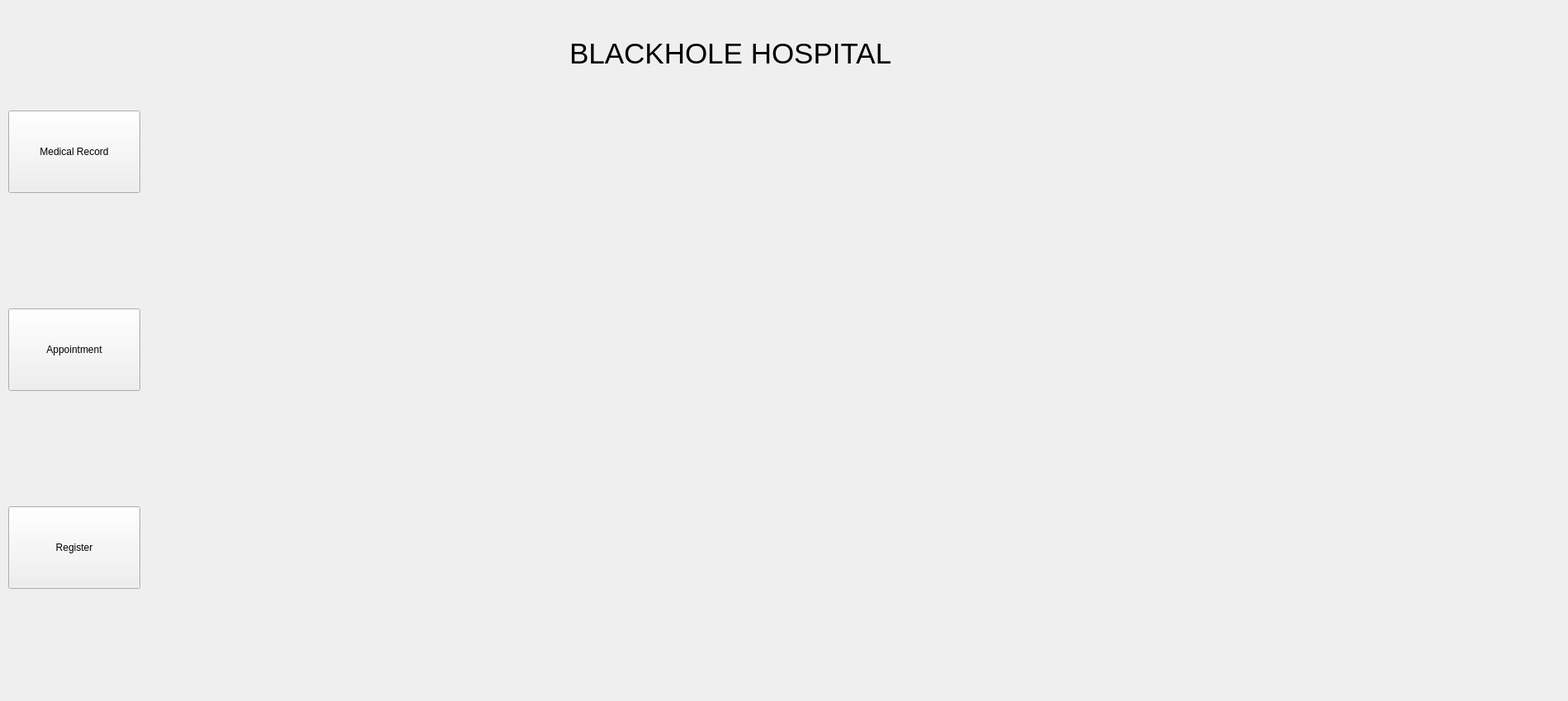
<?xml version="1.0" encoding="UTF-8"?>
<ui version="4.0">
 <class>patientmainwindow</class>
 <widget class="QWidget" name="patientmainwindow">
  <property name="geometry">
   <rect>
    <x>0</x>
    <y>0</y>
    <width>1900</width>
    <height>850</height>
   </rect>
  </property>
  <property name="windowTitle">
   <string>Form</string>
  </property>
  <widget class="QStackedWidget" name="stackedWidget">
   <property name="geometry">
    <rect>
     <x>180</x>
     <y>130</y>
     <width>1700</width>
     <height>700</height>
    </rect>
   </property>
   <property name="currentIndex">
    <number>0</number>
   </property>
   <widget class="QWidget" name="page">
    <widget class="QWidget" name="horizontalLayoutWidget">
     <property name="geometry">
      <rect>
       <x>-10</x>
       <y>-10</y>
       <width>1901</width>
       <height>80</height>
      </rect>
     </property>
     <layout class="QHBoxLayout" name="hlSidebar"/>
    </widget>
   </widget>
   <widget class="QWidget" name="page_2"/>
  </widget>
  <widget class="QLabel" name="labelTitle">
   <property name="geometry">
    <rect>
     <x>690</x>
     <y>40</y>
     <width>471</width>
     <height>51</height>
    </rect>
   </property>
   <property name="text">
    <string>&lt;html&gt;&lt;head/&gt;&lt;body&gt;&lt;p&gt;&lt;span style=&quot; font-size:26pt;&quot;&gt;BLACKHOLE HOSPITAL&lt;/span&gt;&lt;/p&gt;&lt;/body&gt;&lt;/html&gt;</string>
   </property>
  </widget>
  <widget class="QWidget" name="verticalLayoutWidget">
   <property name="geometry">
    <rect>
     <x>10</x>
     <y>0</y>
     <width>160</width>
     <height>851</height>
    </rect>
   </property>
   <layout class="QVBoxLayout" name="verticalLayout">
    <item>
     <widget class="QPushButton" name="medicalrecord">
      <property name="maximumSize">
       <size>
        <width>200</width>
        <height>100</height>
       </size>
      </property>
      <property name="text">
       <string>Medical Record</string>
      </property>
      <property name="iconSize">
       <size>
        <width>30</width>
        <height>30</height>
       </size>
      </property>
      <property name="autoRepeatDelay">
       <number>300</number>
      </property>
     </widget>
    </item>
    <item>
     <widget class="QPushButton" name="appointment">
      <property name="maximumSize">
       <size>
        <width>200</width>
        <height>100</height>
       </size>
      </property>
      <property name="text">
       <string>Appointment</string>
      </property>
     </widget>
    </item>
    <item>
     <widget class="QPushButton" name="register_2">
      <property name="maximumSize">
       <size>
        <width>200</width>
        <height>100</height>
       </size>
      </property>
      <property name="text">
       <string>Register</string>
      </property>
      <property name="iconSize">
       <size>
        <width>30</width>
        <height>30</height>
       </size>
      </property>
     </widget>
    </item>
   </layout>
  </widget>
 </widget>
 <resources/>
 <connections/>
</ui>
